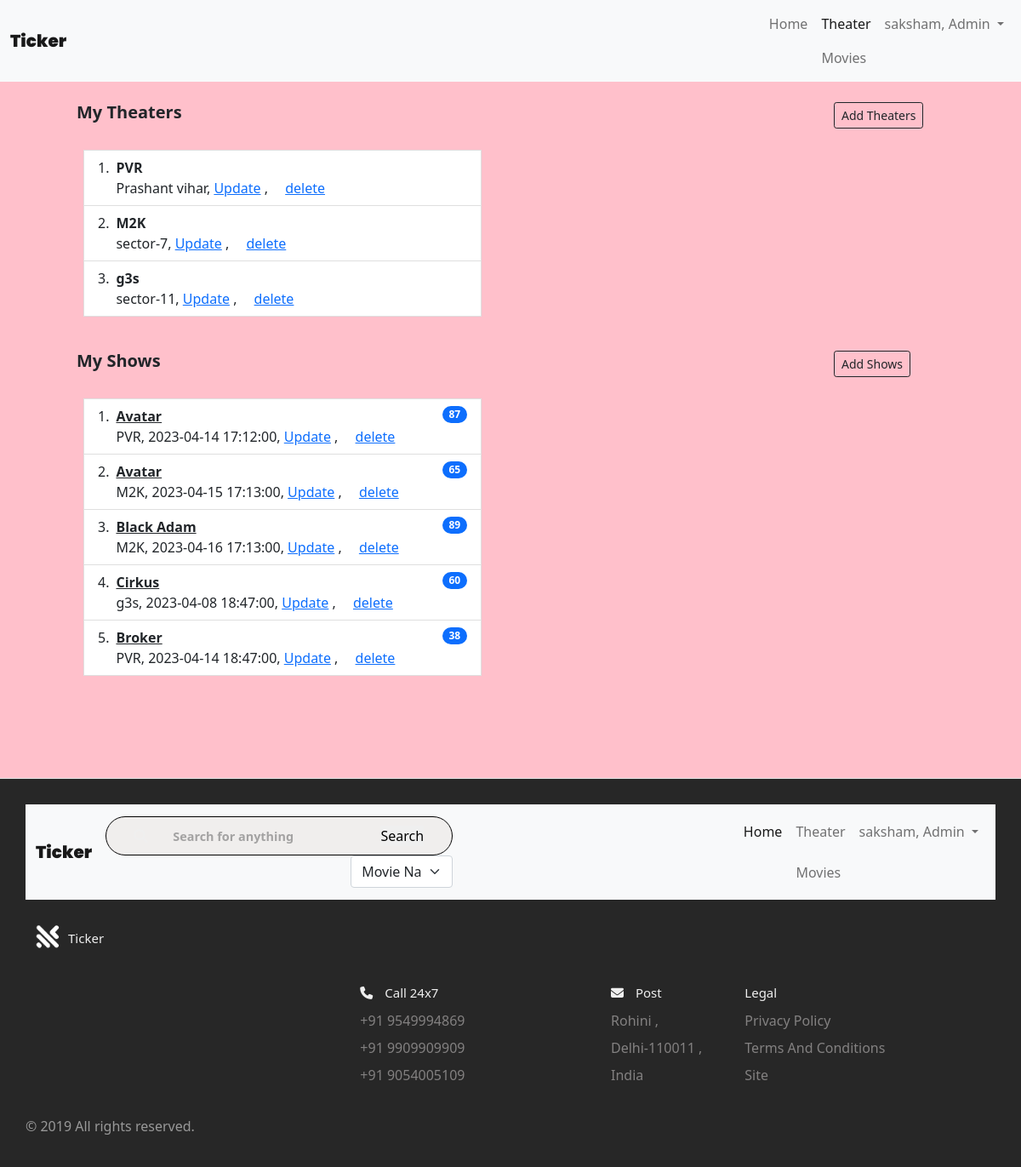
Page /my_theaters (signed in) on the committed database.
### website/models.py (models this page shows)
class RegisteredUser(db.Model, UserMixin):
    id = db.Column(db.Integer, primary_key=True)
    email = db.Column(db.String(100), unique=True)
    pas = db.Column(db.String(100))
    name = db.Column(db.String(100))
    is_admin = db.Column(db.Boolean)
    theater = db.relationship('Theaters')
    movie = db.relationship('Movie')
    show = db.relationship('Show')
    booked_ti = db.relationship('Ticket')

class Theaters(db.Model):
    id = db.Column(db.Integer, primary_key=True)
    name = db.Column(db.String(100))
    address = db.Column(db.String(100))
    theater_admin_id = db.Column(db.Integer, db.ForeignKey('registered_user.id'))
    show = db.relationship('Show')
    booked_ti = db.relationship('Ticket')

class Show(db.Model):
    id = db.Column(db.Integer, primary_key=True)
    screened_m = db.Column(db.Integer, db.ForeignKey('movie.id'))
    t_in = db.Column(db.Integer, db.ForeignKey('theaters.id'))
    movie = db.Column(db.String(100))
    t = db.Column(db.String(100))
    address_t = db.Column(db.String(100))
    datetime = db.Column(db.DateTime(timezone=True), default=func.now())
    t_admin_id = db.Column(db.Integer, db.ForeignKey('registered_user.id'))
    available_seats = db.Column(db.Integer)
    cost = db.Column(db.Integer)
    booked_ti = db.relationship('Ticket')

### website/views.py (the view)
@view.route('/my_theaters')
@login_required
def my_theaters():
    if current_user.is_admin:
        movie = Movie.query.all()
        return render_template('my_theaters.html', user=current_user, movies=movie)
    return redirect(url_for('views.home'))

### website/__init__.py (called while the page is built)
def create_app():
    app = Flask(__name__)
    app.config['SECRET_KEY'] = 'hjshjhdjah kjshkjdhjs'
    app.config['SQLALCHEMY_DATABASE_URI'] = 'sqlite:///' + DB_NAME
    db.init_app(app)
    from .views import view
    from .auth import auth
    app.register_blueprint(view, url_prefix='/')
    app.register_blueprint(auth, url_prefix='/')
    from .models import RegisteredUser
    create_database(app)
    login_manager = LoginManager()
    login_manager.login_view = 'auth.login'
    login_manager.init_app(app)
    @login_manager.user_loader
    def load_user(id):
        return RegisteredUser.query.get(int(id))
    return app

### website/templates/my_theaters.html (shortened to what this page needs)
{% extends "base.html" %}
{% block content %}
<nav class="navbar navbar-expand-lg navbar-light bg-light">
  <div class="container-fluid">
    <a class="navbar-brand" style="font-weight: 1000; font-family: 'Poppins', sans-serif" href="/">Ticker</a>
    <div class="collapse navbar-collapse d-md-flex justify-content-md-end" id="navbarNavDropdown">
      <ul class="navbar-nav navbar-nav mr-auto">
        <li class="nav-item">
          <a class="nav-link" aria-current="page" href="/">Home</a>
        </li>
        {% if user.is_authenticated %}
        <li class="nav-item">
          {% if user.is_admin %}
            <a class="nav-link active" href="/my_theaters">Theater</a>
            <a class="nav-link" href="/movies">Movies</a>
        </li>
        {% else %}
        <a class="nav-link" href="/my_tickets">My Tickets</a>
        {% endif %}
        {% endif %}
        {% if user.is_authenticated %}
        <li class="nav-item dropdown">
          <a class="nav-link dropdown-toggle" href="#" id="navbarDropdown" role="button" data-bs-toggle="dropdown" aria-expanded="false">
            {% if user.is_admin %}
              {{ user.name }}, Admin
            {% else %}
              {{ user.name }}
            {% endif %}
          </a>
        </li>
        {% else %}
        <li class="nav-item justify-content-end">
          <a class="nav-link" href="/login">Login</a>
        </li>
        {% endif %}
      </ul>
    </div>
  </div>
</nav>
<div class="container">
  <div class="row">
    <div class="col">
      <div class="container-fluid pt-4 ps-5">
        <div class="row">
            <div class="col-10">
                <h5 class="fw-bold">My Theaters</h5>
            </div>
            <div class="col-2"><a href="/add_theaters" class="btn btn-outline-dark btn-sm">Add Theaters</a></div>
        </div>
    </div>
    <div class="container-fluid align-self-center" style="width: 100%;">
        <ol class="list-group-fluid list-group-numbered align-middle pt-4" style="width:500px;align-content:center">
            {% for theater in user.theater %}
            <li class="list-group-item d-flex justify-content-between align-items-start">
                <div class="ms-2 me-auto">
                  <div class="fw-bold">{{ theater.name }}</div>
                  {{ theater.address }}, <a href="/update_theatre/{{ theater.id }}" class="card-link">Update</a> , <a href="/delete_theaters/{{ theater.id }}" class="card-link">delete</a>
                </div>
              </li>
            {% endfor %}
          </ol>
    </div>
    </div>
    <div class="col">
      <div class="container-fluid pt-4 ps-5">
        <div class="row">
            <div class="col-10">
                <h5 class="fw-bold">My Shows</h5>
            </div>
            <div class="col-2"><a href="/add_shows" class="btn btn-outline-dark btn-sm">Add Shows</a></div>
        </div>
    </div>
    <div class="container-fluid align-self-center" style="width: 100%; margin-bottom: 120px">
        <ol class="list-group-fluid list-group-numbered align-middle pt-4" style="width:500px;align-content:center">
            {% for show in user.show %}
            <li class="list-group-item d-flex justify-content-between align-items-start">
                <div class="ms-2 me-auto">
                  <div class="fw-bold"><a href="/show_tickets/{{ show.id }}" class="link-dark">{{ show.movie }}</a></div>
                    {{ show.t }}, {{ show.datetime }}, <a href="/update_show/{{ show.id }}" class="card-link">Update</a> , <a href="/delete_shows/{{ show.id }}" class="card-link">delete</a>
                </div>
                <span class="badge bg-primary rounded-pill">{{show.available_seats}}</span>
              </li>
            {% endfor %}
          </ol>
    </div>
    </div>
  </div>
</div>
{% endblock %}

### website/templates/base.html (shortened to what this page needs)
<!DOCTYPE html>
<html lang="en">
<head>
    <link rel="stylesheet" href="../static/styles.css">
    <link href="https://cdn.jsdelivr.net/npm/bootstrap@5.0.0-beta3/dist/css/bootstrap.min.css" rel="stylesheet">
</head>
<body>
    {% block content %} {% endblock %}
 <footer class="footer">
     <nav class="navbar navbar-expand-lg navbar-light bg-light">
      <div class="container-fluid">
        <a class="navbar-brand" style="font-weight: 1000; font-family: 'Poppins', sans-serif" href="/">Ticker</a>
        <form action="/search" method="post">
        <div class="search-bar">
        <i class="fa-solid fa-magnifying-glass"></i>
        <input type="search" placeholder="Search for anything" name="searching">
        <input type="submit" value="Search">
        </div>
        <div class="select">
        <select class="form-select" name="options">
            <option value="Movie Name">Movie Name</option>
          </select>
        </div>
        </form>
        <div class="collapse navbar-collapse d-md-flex justify-content-md-end" id="navbarNavDropdown">
          <ul class="navbar-nav navbar-nav mr-auto">
            <li class="nav-item">
              <a class="nav-link active re" aria-current="page" href="/">Home</a>
            </li>
            {% if user.is_authenticated %}
            <li class="nav-item">
              {% if user.is_admin %}
                <a class="nav-link" href="/my_theaters">Theater</a>
                <a class="nav-link" href="movies">Movies</a>
            </li>
            {% else %}
            <a class="nav-link" href="my_tickets">My Tickets</a>
            {% endif %}
            {% endif %}
            {% if user.is_authenticated %}
            <li class="nav-item dropdown">
              <a class="nav-link dropdown-toggle" href="#" id="navbarDropdown" role="button" data-bs-toggle="dropdown" aria-expanded="false">
                {% if user.is_admin %}
                  {{ user.name }}, Admin
                {% else %}
                  {{ user.name }}
                {% endif %}
              </a>
            </li>
            {% else %}
            <li class="nav-item justify-content-end">
              <a class="nav-link" href="/login">Login</a>
            </li>
            {% endif %}
          </ul>
        </div>
      </div>
    </nav>
  <div class="footer__addr">
    <h1 class="footer__logo"><h2 class="logo-text"><img class="logo footer_logo" src="../static/logo.png">Ticker</h2></h1>
  </div>
  <ul class="footer__nav">
    <li class="nav__item">
      <h2 class="nav__title"><i class="fa-solid fa-phone"></i>  Call 24x7</h2>
      <ul class="nav__ul">
        <li><a>+91 9549994869</a></li>
        <li><a>+91 9909909909</a></li>
        <li><a>+91 9054005109</a></li>
      </ul>
    </li>
    <li class="nav_item footer-address nav_item--extra">
      <h2 class="nav__title"><i class="fa-solid fa-envelope"></i> Post</h2>
      <p class="nav__ul">Rohini ,<br> Delhi-110011 ,<br> India</p>
    </li>
    <li class="nav__item">
      <h2 class="nav__title">Legal</h2>
      <ul class="nav__ul">
        <li>
        Privacy Policy
        </li>
        <li>
          Terms And Conditions
        </li>
        <li>
            Site
        </li>
      </ul>
    </li>
  </ul>
  <div class="legal">
    <p>&copy; 2019  All rights reserved.</p>
  </div>
</footer>
</body>
</html>

### website/static/styles.css (style rules this page uses)
*, *::before, *::after { margin: 0; padding: 0; outline: 0; box-sizing: border-box; text-decoration: none; list-style: none; border: none; }
body { font-family: 'Poppins', sans-serif; color: #322f2f; background-color: pink !important; overflow-x: hidden; background-color: hsl(252, 30%, 95%); }
.container { width: 80%; margin: 0 auto; }
nav { width: 100%; background-color: #fff; padding: 0.7rem 0; position: fixed; top: 0; z-index: 10; }
.search-bar { background-color: #F0EEED; border-radius: 2rem; border: 1px solid black; padding: 0.6rem 2rem; }
.select { background: transparent; width: 10vw; margin-left: 18rem; font-size: 0.9rem; font-weight: 500; color: #0f0f0f; }
.search-bar input[type="search"] { background: transparent; width: 20vw; margin-left: 1rem; font-size: 0.9rem; font-weight: 700; color: #0f0f0f; }
nav .search-bar input[type="search"]::placeholder { color: #a3a2a2; }
.logo { height: 3rem; width: 3rem; }
.logo-text { display: flex; align-items: center; }
*, *:before, *:after { box-sizing: border-box; }
.footer_logo { height: 50px; width: 50px; }
html { font-size: 100%; }
body { font-family: acumin-pro, system-ui, sans-serif; margin: 0; display: grid; grid-template-rows: auto 1fr auto; font-size: 14px; background-color: #f4f4f4; align-items: start; min-height: 100vh; }
.footer { display: flex; flex-flow: row wrap; padding: 30px 30px 20px 30px; color: #efefef; background-color: #272727; border-top: 1px solid #e5e5e5; }
.footer > * { flex: 1 100%; }
.footer__addr { margin-right: 1.25em; margin-bottom: 2em; }
.footer__logo { font-family: 'Pacifico', cursive; font-weight: 400; text-transform: lowercase; font-size: 1.5rem; }
.footer__addr h2 { margin-top: 1.3em; font-size: 15px; font-weight: 400; }
.nav__title { font-weight: 400; font-size: 15px; margin-top: 100px; }
.fa-solid { margin-right: 10px; }
.footer ul { list-style: none; padding-left: 0; }
.footer li { line-height: 2em; }
.footer a { text-decoration: none; }
.footer__nav { display: flex; flex-flow: row wrap; }
.footer__nav > * { flex: 1 50%; margin-right: 1.25em; }
.nav__ul { color: #838181; }
.legal { color: #999; }
@media screen and (min-width: 40.375em) { .footer__nav > * { flex: 1; } }
@media screen and (min-width: 40.375em) { .nav__item { flex-grow: 2; } }
@media screen and (min-width: 40.375em) { .footer__addr { flex: 1 0px; } }
@media screen and (min-width: 40.375em) { .footer__nav { flex: 2 0px; } }

### rows in the picture
RegisteredUser: name "saksham"
Theaters: name "PVR", address "Prashant vihar"
Theaters: name "M2K", address "sector-7"
Theaters: name "g3s", address "sector-11"
Show: movie "Avatar", t "PVR", datetime "2023-04-14 17:12:00", available_seats "87"
Show: movie "Avatar", t "M2K", datetime "2023-04-15 17:13:00", available_seats "65"
Show: movie "Black Adam", t "M2K", datetime "2023-04-16 17:13:00", available_seats "89"
Show: movie "Cirkus", t "g3s", datetime "2023-04-08 18:47:00", available_seats "60"
Show: movie "Broker", t "PVR", datetime "2023-04-14 18:47:00", available_seats "38"
